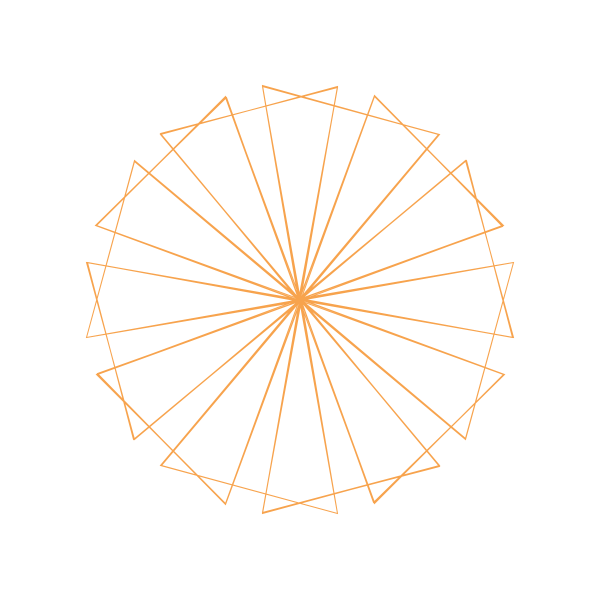
Frame 1 (no input)
Frame 60 (the mouse pressed at the canvas centre just before this capture): identical to frame 1, image omitted
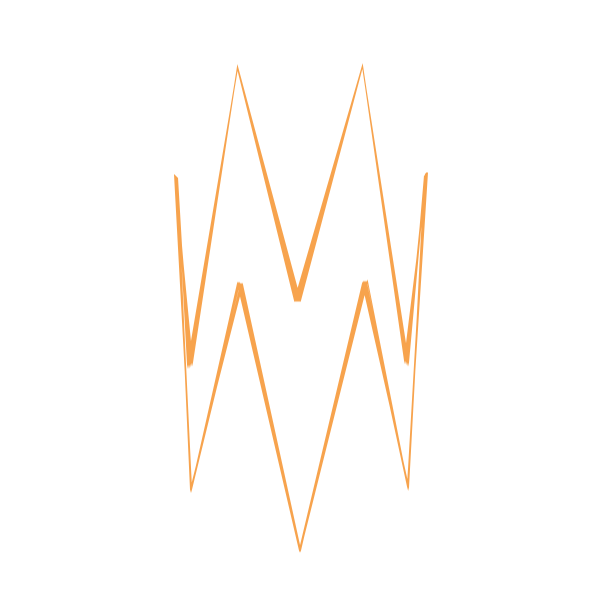
Frame 120 (the mouse held since frame 60 and released just before this capture)

The Processing sketch that drew these frames (run headless with seeded random() and noise(); from frame 60 on, the mouse is pressed at the canvas centre):

// Processing sketch: Maurer_Rose
// ── Maurer_Rose.pde
float n = 6;
float d = 71;

void setup() {
  size(600, 600);  
}

void draw() {
  
  n=map(mouseX,0,width,6,20);
  d=map(mouseY,0,height,50,100);
  
  background(255);
  translate(width/2, height/2);
  stroke(0);
  strokeWeight(1);

  noFill();
  stroke(#F7A34D);
  beginShape();
  for (float i = 0; i < TWO_PI; i+= (TWO_PI / 360)) {
    float k = i * d;
    float r = 250 * sin(n*k);
    float x = r * cos(k);
    float y = r * sin(k);
    vertex(x, y);
  }
  endShape();
}
